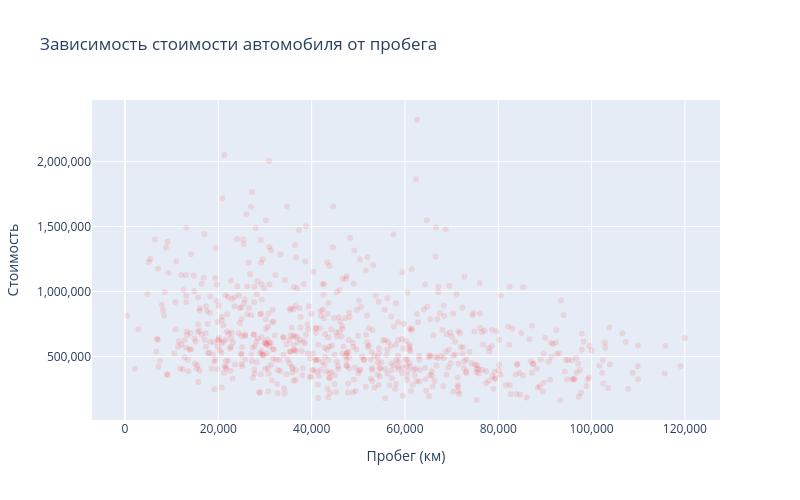

The notebook cell saved with this chart:
### Code cell
px.scatter(
    df, x='km_driven', y='price', opacity=0.1,
    title='Зависимость стоимости автомобиля от пробега'
).update_traces(
    marker=dict(color='red', size=6),
    hovertemplate='Пробег: %{x:,.0f} км<br>Стоимость: %{y:,.0f} ₽'
).update_layout(
    xaxis_title='Пробег (км)',
    xaxis_tickformat=',.0f',
    yaxis_title='Стоимость',
    yaxis_tickformat=',.0f',
    showlegend=False, width=800, height=500
).show()

### Figure 1 — Plotly figure (JSON) as saved in the notebook; plotly's stock layout.template omitted (floating-point values rounded to 4 significant figures; data arrays with more than 128 entries replaced by an {"elided": "..."} marker saying what was removed)
{"data": [{"hovertemplate": "Пробег: %{x:,.0f} км<br>Стоимость: %{y:,.0f} ₽", "legendgroup": "", "marker": {"color": "red", "opacity": 0.1, "size": 6, "symbol": "circle"}, "mode": "markers", "name": "", "orientation": "v", "showlegend": false, "type": "scatter", "x": {"elided": "689 float values"}, "xaxis": "x", "y": {"elided": "689 int values"}, "yaxis": "y"}], "layout": {"height": 500, "legend": {"tracegroupgap": 0}, "showlegend": false, "title": {"text": "Зависимость стоимости автомобиля от пробега"}, "width": 800, "xaxis": {"anchor": "y", "domain": [0, 1], "tickformat": ",.0f", "title": {"text": "Пробег (км)"}}, "yaxis": {"anchor": "x", "domain": [0, 1], "tickformat": ",.0f", "title": {"text": "Стоимость"}}}}
